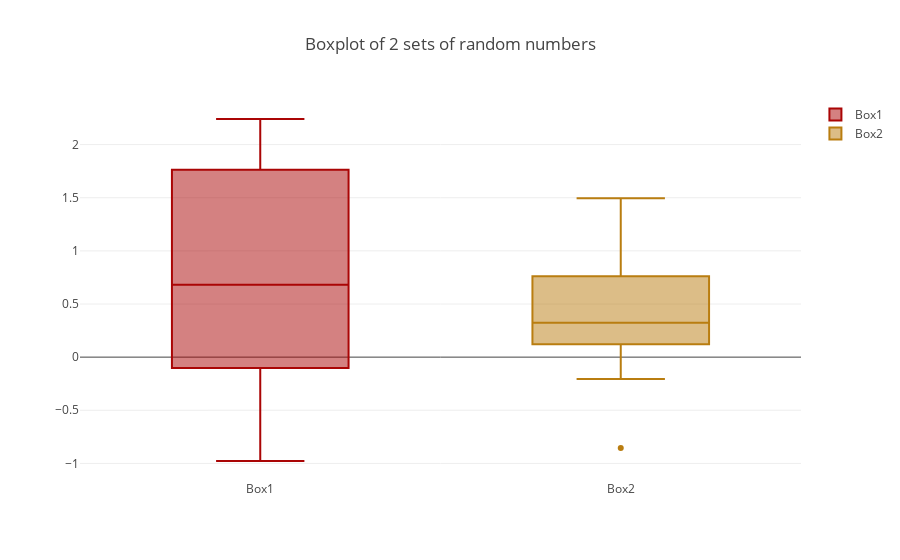

Here is the notebook cell this chart was saved with:
### Code cell
np.random.seed(0) # Set seed for reproducibility
n = 10
r1 = np.random.randn(n)
r2 = np.random.randn(n)
print(min(r1))
print(max(r1))

trace0 = go.Box(
    y=r1,
    name = 'Box1',
    marker = dict(
        color = '#AA0505',
    )
)
trace1 = go.Box(
    y=r2,
    name = 'Box2',
    marker = dict(
        color = '#B97D10',
    )
)
data = [trace0, trace1]
layout = go.Layout(title = "Boxplot of 2 sets of random numbers")
fig = go.Figure(data= data, layout=layout)
iplot(fig)

### Figure 1 — Plotly figure (JSON) as saved in the notebook; plotly's stock layout.template omitted (floating-point values rounded to 4 significant figures)
{"data": [{"marker": {"color": "#AA0505"}, "name": "Box1", "type": "box", "uid": "a67c0a67-fabe-433f-be4f-40b87887577c", "y": [1.764, 0.4002, 0.9787, 2.241, 1.868, -0.9773, 0.9501, -0.1514, -0.1032, 0.4106]}, {"marker": {"color": "#B97D10"}, "name": "Box2", "type": "box", "uid": "4957941e-8b63-4141-b088-ce832d39390f", "y": [0.144, 1.454, 0.761, 0.1217, 0.4439, 0.3337, 1.494, -0.2052, 0.3131, -0.8541]}], "layout": {"title": "Boxplot of 2 sets of random numbers"}}
